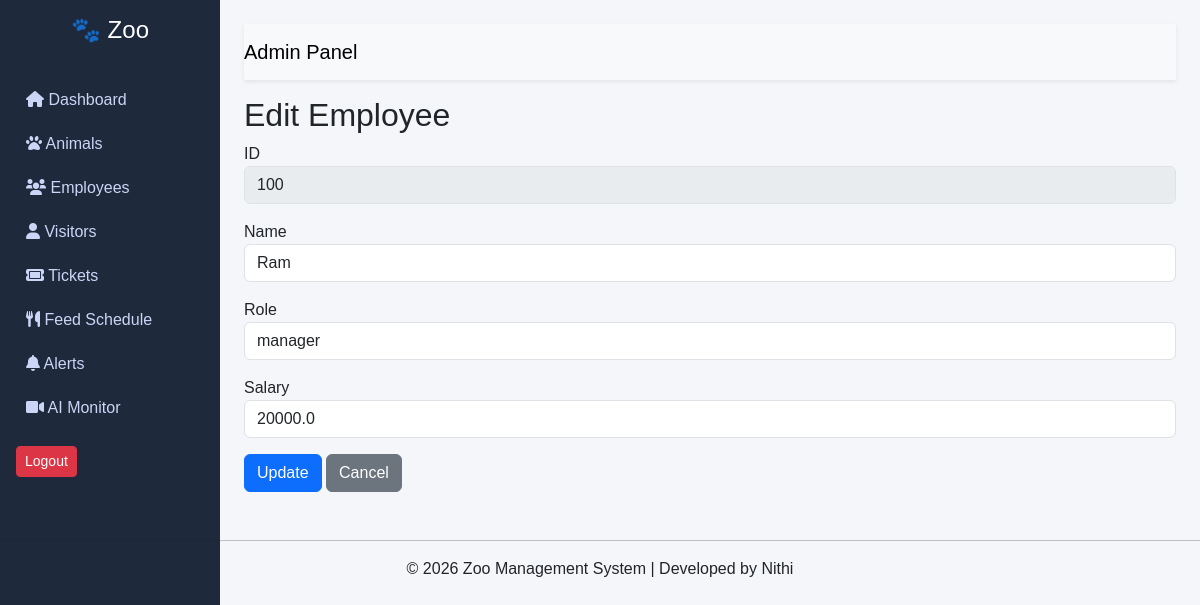
/edit_employee/100, run on the app's committed database.
### tables this page shows
CREATE TABLE employees (
            emp_id TEXT PRIMARY KEY,
            name TEXT,
            role TEXT,
            salary REAL
        );

### app.py (the view, shortened to what this page needs)
@app.route('/edit_employee/<id>', methods=['GET', 'POST'])
def edit_employee(id):
    emp = zoo_db.get_employee(id)
    return render_template('edit_employee.html', emp=emp)

### zoo_database.py (called while the page is built)
    def get_employee(self, emp_id):
        self.cursor.execute("SELECT * FROM employees WHERE emp_id=?", (emp_id,))
        return self.cursor.fetchone()

### templates/edit_employee.html
{% extends "base.html" %}
{% block content %}
<h2>Edit Employee</h2>
<form method="POST">
    <div class="mb-3">
        <label>ID</label>
        <input type="text" class="form-control" value="{{ emp[0] }}" disabled>
    </div>
    <div class="mb-3">
        <label>Name</label>
        <input type="text" name="name" class="form-control" value="{{ emp[1] }}" required>
    </div>
    <div class="mb-3">
        <label>Role</label>
        <input type="text" name="role" class="form-control" value="{{ emp[2] }}" required>
    </div>
    <div class="mb-3">
        <label>Salary</label>
        <input type="number" name="salary" class="form-control" value="{{ emp[3] }}" required>
    </div>
    <button class="btn btn-primary">Update</button>
    <a href="/employees" class="btn btn-secondary">Cancel</a>
</form>
{% endblock %}

### static/style.css (style rules this page uses)
body { margin: 0; font-family: Arial, sans-serif; background-color: #f5f6fa; }

### data on the page
employees: emp_id "100", name "Ram", role "manager", salary "20000.0"
